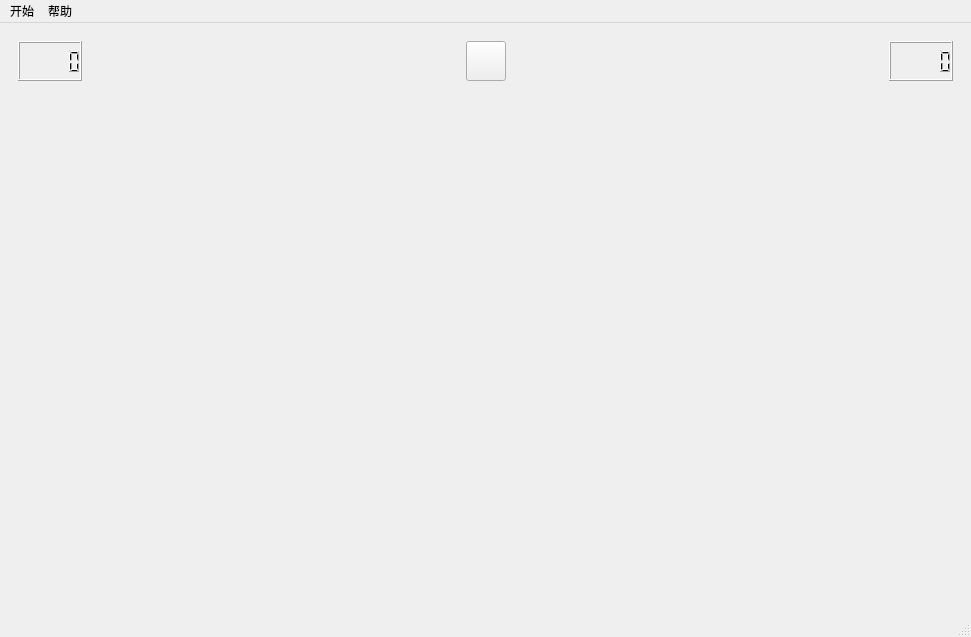
<?xml version="1.0" encoding="UTF-8"?>
<ui version="4.0">
 <class>GameWindow</class>
 <widget class="QMainWindow" name="GameWindow">
  <property name="geometry">
   <rect>
    <x>0</x>
    <y>0</y>
    <width>971</width>
    <height>637</height>
   </rect>
  </property>
  <property name="windowTitle">
   <string>MainWindow</string>
  </property>
  <widget class="QWidget" name="centralwidget">
   <layout class="QVBoxLayout" name="verticalLayout">
    <item>
     <widget class="QWidget" name="widget" native="true">
      <layout class="QHBoxLayout" name="horizontalLayout">
       <item>
        <widget class="QLCDNumber" name="lcd_TimeCount"/>
       </item>
       <item>
        <spacer name="horizontalSpacer">
         <property name="orientation">
          <enum>Qt::Horizontal</enum>
         </property>
         <property name="sizeHint" stdset="0">
          <size>
           <width>40</width>
           <height>20</height>
          </size>
         </property>
        </spacer>
       </item>
       <item>
        <widget class="QPushButton" name="Button_certral">
         <property name="sizePolicy">
          <sizepolicy hsizetype="Fixed" vsizetype="Fixed">
           <horstretch>0</horstretch>
           <verstretch>0</verstretch>
          </sizepolicy>
         </property>
         <property name="minimumSize">
          <size>
           <width>40</width>
           <height>40</height>
          </size>
         </property>
         <property name="maximumSize">
          <size>
           <width>40</width>
           <height>40</height>
          </size>
         </property>
         <property name="autoFillBackground">
          <bool>true</bool>
         </property>
         <property name="styleSheet">
          <string notr="true"/>
         </property>
         <property name="text">
          <string/>
         </property>
         <property name="iconSize">
          <size>
           <width>40</width>
           <height>40</height>
          </size>
         </property>
        </widget>
       </item>
       <item>
        <spacer name="horizontalSpacer_2">
         <property name="orientation">
          <enum>Qt::Horizontal</enum>
         </property>
         <property name="sizeHint" stdset="0">
          <size>
           <width>40</width>
           <height>20</height>
          </size>
         </property>
        </spacer>
       </item>
       <item>
        <widget class="QLCDNumber" name="lcd_MineCount"/>
       </item>
      </layout>
     </widget>
    </item>
    <item>
     <spacer name="verticalSpacer">
      <property name="orientation">
       <enum>Qt::Vertical</enum>
      </property>
      <property name="sizeHint" stdset="0">
       <size>
        <width>20</width>
        <height>449</height>
       </size>
      </property>
     </spacer>
    </item>
   </layout>
  </widget>
  <widget class="QMenuBar" name="menubar">
   <property name="geometry">
    <rect>
     <x>0</x>
     <y>0</y>
     <width>971</width>
     <height>25</height>
    </rect>
   </property>
   <widget class="QMenu" name="menu_Begin">
    <property name="title">
     <string>开始</string>
    </property>
    <addaction name="action_Restart"/>
    <addaction name="action_Option"/>
    <addaction name="action_Rank"/>
   </widget>
   <widget class="QMenu" name="menu_Help">
    <property name="title">
     <string>帮助</string>
    </property>
    <addaction name="action_about"/>
    <addaction name="separator"/>
    <addaction name="action_Method"/>
   </widget>
   <addaction name="menu_Begin"/>
   <addaction name="menu_Help"/>
  </widget>
  <widget class="QStatusBar" name="statusbar"/>
  <action name="action_Restart">
   <property name="text">
    <string>重新开始</string>
   </property>
  </action>
  <action name="action_Option">
   <property name="text">
    <string>选项</string>
   </property>
  </action>
  <action name="action_Rank">
   <property name="text">
    <string>排行榜</string>
   </property>
  </action>
  <action name="action_about">
   <property name="text">
    <string>关于</string>
   </property>
  </action>
  <action name="action_Method">
   <property name="text">
    <string>玩法</string>
   </property>
  </action>
 </widget>
 <resources/>
 <connections/>
</ui>
